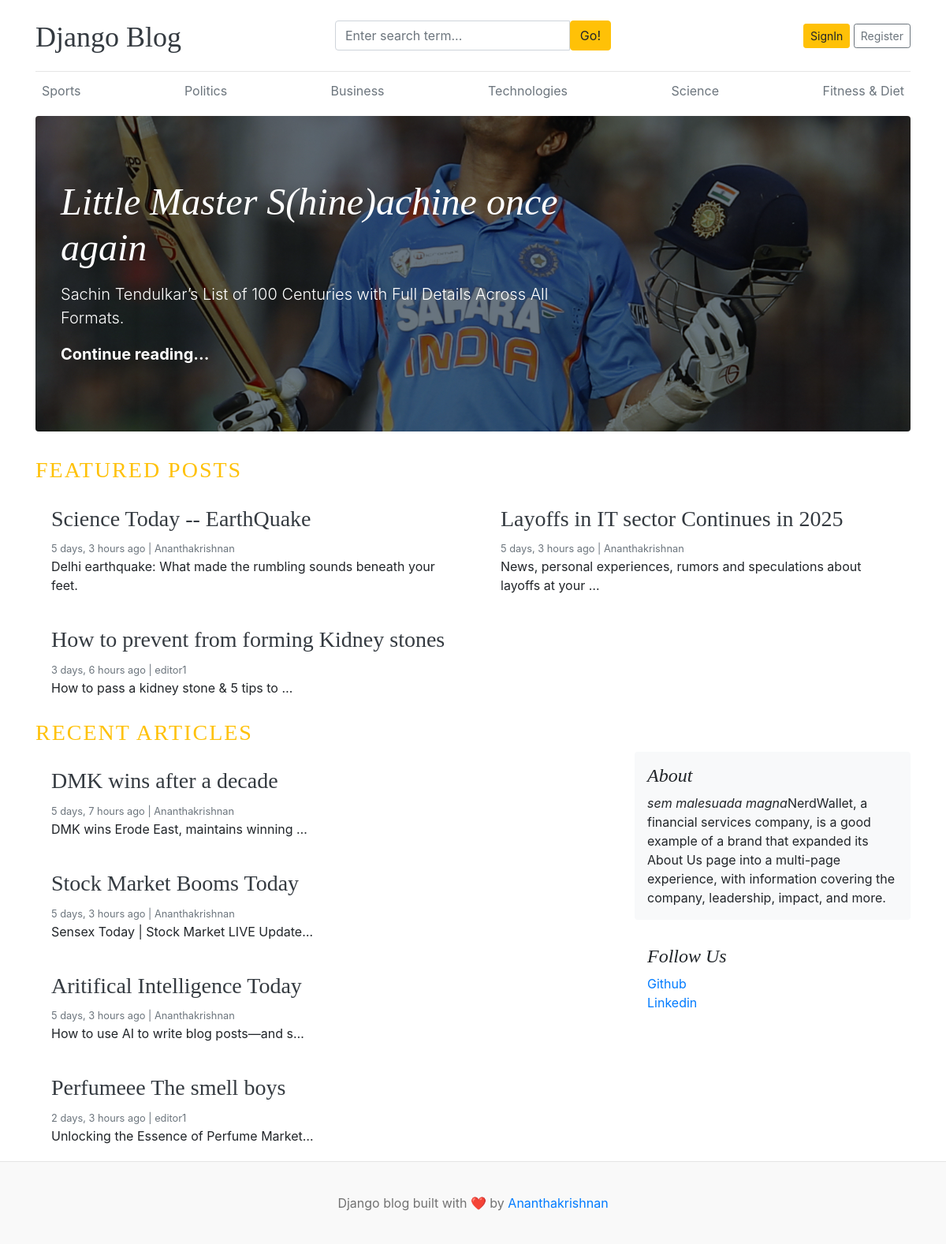
The page / on the database its author committed.
### blogs/models.py (models this page shows, shortened)
class Category(models.Model):
    category_name=models.CharField(max_length=50,unique=True)
    created_at=models.DateTimeField(auto_now_add=True)
    updated_at=models.DateTimeField(auto_now=True)
    class Meta:
        verbose_name_plural="categories"

class Blog(models.Model):
    title=models.CharField(max_length=100)
    slug=models.SlugField(max_length=150,unique=True)
    category=models.ForeignKey(Category,on_delete=models.CASCADE)
    author=models.ForeignKey(User,on_delete=models.CASCADE)
    featured_image=models.ImageField(upload_to='uploads/%Y%m%d')
    short_description=models.TextField(max_length=500)
    blog_body=models.TextField(max_length=500)
    status=models.CharField(max_length=20,choices=STATUS_CHOICES,default="Draft")
    is_featured=models.BooleanField(default=False)
    created_at=models.DateTimeField(auto_now_add=True)
    updated_at=models.DateTimeField(auto_now=True)

class SocialLink(models.Model):
    platform=models.CharField(max_length=25)
    link=models.URLField(max_length=100)
    created_at=models.DateTimeField(auto_now_add=True)
    updated_at=models.DateTimeField(auto_now=True)

### blog_main/views.py (the view)
# urls.py: 2. Add a URL to urlpatterns:  path('', views.home, name='home')
def home(request):
    featured_post=Blog.objects.filter(is_featured=True,status="Published").order_by("updated_at")
    posts=Blog.objects.filter(is_featured=False,status="Published")
    context={
        "featured_post":featured_post,
        "posts":posts,
    }
    return render(request,"home.html",context)

### blogs/context_processors.py (called while the page is built)
def get_categories(request):
    categories=Category.objects.all()
    return dict(categories=categories)

def get_sociallinks(request):
    sociallinks=SocialLink.objects.all()
    return dict(sociallinks=sociallinks)

### templates/home.html
{% extends "base.html" %}
{% block content%}
        {% for post in featured_post %}
            {% if forloop.first %}
                <div class="jumbotron text-white rounded bg-dark"
                     style="background-image: url({{ post.featured_image.url }});
                            background-size: cover; background-position: center; min-height: 400px;">
                    <div class="col-md-8 px-0">
                        <h1 class="display-4 font-italic">{{ post.title }}</h1>
                        <p class="lead my-3">{{ post.short_description }}</p>
                        <p class="lead mb-0"><a href="{% url 'blogs' post.slug %}" class="text-white font-weight-bold">Continue reading...</a></p>
                    </div>
                </div>
            {% endif %}
        {% endfor %}
        <h3 class="text-uppercase text-warning" style='letter-spacing:2px;'>Featured Posts</h3>
        <div class="row mb-2">
            {% for post in featured_post %}
                {% if not forloop.first %}
                    <div class="col-md-6">
                        <div class="card border-0">
                            <div class="card-body">
                                <h3><a href="{% url 'blogs' post.slug %}" class="text-dark">{{ post.title }}</a></h3>
                                <small class="mb-1 text-muted">{{ post.created_at|timesince }} ago | {{ post.author }}</small>
                                <p class="card-text">{{ post.short_description | truncatewords:10 }}</p>
                            </div>
                        </div>
                    </div>
                {% endif %}
            {% endfor %}
        </div>
        <h3 class="text-uppercase text-warning" style='letter-spacing:2px;'>Recent Articles</h3>
        <main role="main" class="container p-0">
            <div class="row">
                <div class="col-md-8 blog-main">
                  {% for post in posts%}
                  <div class="card border-0">
                    <div class="card-body">
                        <h3><a href="{% url 'blogs' post.slug %}" class="text-dark">{{ post.title }}</a></h3>
                        <small class="mb-1 text-muted">{{ post.created_at|timesince }} ago | {{ post.author }}</small>
                        <p class="card-text">{{ post.short_description|truncatechars:40 }}</p>
                    </div>
                </div>
                  {% endfor %}
                </div>
                <aside class="col-md-4 blog-sidebar">
                    <div class="p-3 mb-3 bg-light rounded">
                        <h4 class="font-italic">About</h4>
                        <p class="mb-0"><em>sem malesuada magna</em>NerdWallet, a financial services company, is a good example of a brand that expanded its About Us page into a multi-page experience, with information covering the company, leadership, impact, and more.</p>
                    </div>
                    {% if sociallinks %}
                    <div class="p-3">
                        <h4 class="font-italic">Follow Us</h4>
                        <ol class="list-unstyled">
                            {% for i in sociallinks %}
                            <li><a href="{{i.link}}" target="_blank">{{i.platform}}</a></li>
                            {% endfor %}
                        </ol>
                    </div>
                    {% endif %}
                </aside>
            </div>
        </main>
    </div>
{% endblock %}

### templates/base.html (shortened to what this page needs)
{% load static %}
<!DOCTYPE html>
<html lang="en">
<head>
    <link href="https://getbootstrap.com/docs/4.0/dist/css/bootstrap.min.css" rel="stylesheet">
    <link href="{% static 'css/blog.css' %}" rel="stylesheet">
    <link rel="stylesheet" href="https://cdnjs.cloudflare.com/ajax/libs/font-awesome/4.7.0/css/font-awesome.min.css">
</head>
<body>
    <div class="container">
        <header class="blog-header py-3">
            <div class="row flex-nowrap justify-content-between align-items-center">
                <div class="col-4 pt-1">
                    <a class="blog-header-logo text-dark" href="/">Django Blog</a>
                </div>
                <div class="col-4">
                    <form action="{% url 'search' %}" method="GET">
                        <div class="input-group">
                            <input class="form-control" type="text" name="keyword" value="{{keyword}}" placeholder="Enter search term..." aria-label="Enter search term..." aria-describedby="button-search" />
                            <button  type="submit" class="btn btn-warning" id="button-search" type="button">Go!</button>
                        </div>
                    </form>
                </div>
                <div class="col-4 d-flex justify-content-end align-items-center">
                    {% if not user.is_authenticated %}
                    <a class="btn btn-sm btn-warning" href="{% url 'login' %}">SignIn</a> &nbsp;
                    <a class="btn btn-sm btn-outline-secondary" href="{% url 'register'%}">Register</a>
                    {% else %}
                    <span><a href="{% url 'dashboard'%}">Dashboard</a></span>
                    &emsp;
                    <span><a href="{% url 'logout' %}">Logout</a></span>
                    {% endif %}
                </div>
            </div>
        </header>
        <div class="nav-scroller py-1 mb-2">
            <nav class="nav d-flex justify-content-between">
                {% for cat in categories %}
                    <a class="p-2 text-muted" href="{% url 'post_by_category' cat.id%}">{{ cat.category_name }}</a>
                {% endfor %}
            </nav>
        </div>
{% block content%}
{% endblock %}
<footer class="blog-footer">
    <p>Django blog built with ❤️ by <a href="#">Ananthakrishnan</a></p>
</footer>
</body>
</html>

### static/css/blog.css (style rules this page uses)
.jumbotron { position: relative; color: white; border-radius: 0; padding: 3rem 1.5rem; background-blend-mode: overlay; background-size: cover; background-position: center; min-height: 300px; }
@media (min-width: 768px) { .jumbotron { padding: 5rem 2rem; min-height: 400px; } }
.blog-header { border-bottom: 1px solid #e5e5e5; }
.blog-header-logo { font-family: "Playfair Display", Georgia, "Times New Roman", serif; font-size: 2.25rem; }
h1, h2, h3, h4, h5, h6 { font-family: "Playfair Display", Georgia, "Times New Roman", serif; }
.display-4 { font-size: 2.5rem; }
@media (min-width: 768px) { .display-4 { font-size: 3rem; } }
.blog-footer { padding: 2.5rem 0; color: #727272; text-align: center; background-color: #f9f9f9; border-top: .05rem solid #e5e5e5; }
.blog-footer p:last-child { margin-bottom: 0; }

### rows shown on the page
Category: category_name "Sports"
Category: category_name "Politics"
Category: category_name "Business"
Category: category_name "Technologies"
Category: category_name "Science"
Category: category_name "Fitness & Diet"
Blog: featured_image (picture), title "Little Master S(hine)achine once again", short_description "Sachin Tendulkar’s List of 100 Centuries with Full Details Across All Formats."
Blog: title "Science Today -- EarthQuake", created_at "5 days, 3 hours", author "Ananthakrishnan", short_description "Delhi earthquake: What made the rumbling sounds beneath your feet."
Blog: title "Layoffs in IT sector Continues in 2025", created_at "5 days, 3 hours", author "Ananthakrishnan", short_description "News, personal experiences, rumors and speculations about layoffs at your …"
Blog: title "How to prevent from forming Kidney stones", created_at "3 days, 6 hours", author "editor1", short_description "How to pass a kidney stone & 5 tips to …"
Blog: title "DMK wins after a decade", created_at "5 days, 7 hours", author "Ananthakrishnan", short_description "DMK wins Erode East, maintains winning …"
Blog: title "Stock Market Booms Today", created_at "5 days, 3 hours", author "Ananthakrishnan", short_description "Sensex Today | Stock Market LIVE Update…"
Blog: title "Aritifical Intelligence Today", created_at "5 days, 3 hours", author "Ananthakrishnan", short_description "How to use AI to write blog posts—and s…"
Blog: title "Perfumeee The smell boys", created_at "2 days, 3 hours", author "editor1", short_description "Unlocking the Essence of Perfume Market…"
SocialLink: platform "Github"
SocialLink: platform "Linkedin"
